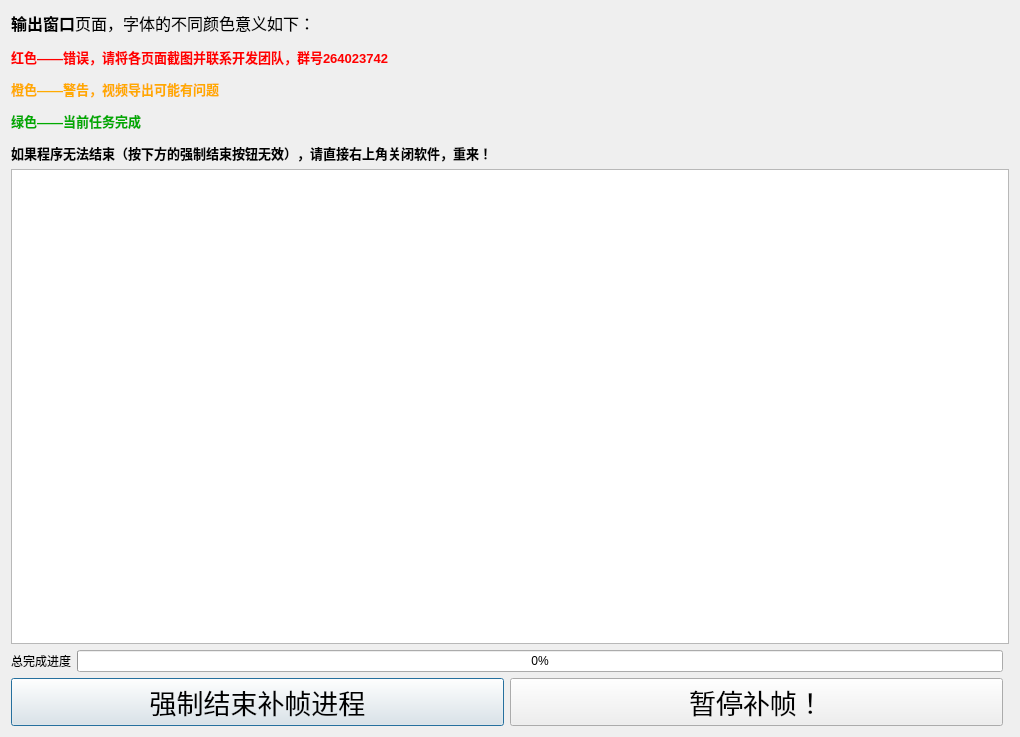
<?xml version="1.0" encoding="UTF-8"?>
<ui version="4.0">
 <class>Dialog</class>
 <widget class="QDialog" name="Dialog">
  <property name="geometry">
   <rect>
    <x>0</x>
    <y>0</y>
    <width>1020</width>
    <height>737</height>
   </rect>
  </property>
  <property name="windowTitle">
   <string>Dialog</string>
  </property>
  <layout class="QGridLayout" name="gridLayout">
   <item row="0" column="0">
    <layout class="QGridLayout" name="gridLayout_8">
     <item row="5" column="0">
      <layout class="QHBoxLayout" name="horizontalLayout_14">
       <item>
        <widget class="QLabel" name="label_17">
         <property name="sizePolicy">
          <sizepolicy hsizetype="Preferred" vsizetype="Fixed">
           <horstretch>0</horstretch>
           <verstretch>0</verstretch>
          </sizepolicy>
         </property>
         <property name="text">
          <string>总完成进度</string>
         </property>
        </widget>
       </item>
       <item>
        <widget class="QProgressBar" name="progressBar">
         <property name="sizePolicy">
          <sizepolicy hsizetype="Expanding" vsizetype="Fixed">
           <horstretch>0</horstretch>
           <verstretch>0</verstretch>
          </sizepolicy>
         </property>
         <property name="maximum">
          <number>100</number>
         </property>
         <property name="value">
          <number>0</number>
         </property>
        </widget>
       </item>
      </layout>
     </item>
     <item row="0" column="0">
      <widget class="QLabel" name="label_15">
       <property name="sizePolicy">
        <sizepolicy hsizetype="Preferred" vsizetype="Fixed">
         <horstretch>0</horstretch>
         <verstretch>0</verstretch>
        </sizepolicy>
       </property>
       <property name="text">
        <string>&lt;html&gt;&lt;head/&gt;&lt;body&gt;&lt;p&gt;&lt;span style=&quot; font-size:12pt; font-weight:600; color:#000000;&quot;&gt;输出窗口&lt;/span&gt;&lt;span style=&quot; font-size:12pt; color:#000000;&quot;&gt;页面，字体的不同颜色意义如下：&lt;/span&gt;&lt;/p&gt;&lt;p&gt;&lt;span style=&quot; font-size:10pt; font-weight:600; color:#ff0000;&quot;&gt;红色——错误，请将各页面截图并联系开发团队，群号264023742&lt;/span&gt;&lt;/p&gt;&lt;p&gt;&lt;span style=&quot; font-size:10pt; font-weight:600; color:#ffaa00;&quot;&gt;橙色——警告，视频导出可能有问题&lt;/span&gt;&lt;/p&gt;&lt;p&gt;&lt;span style=&quot; font-size:10pt; font-weight:600; color:#00aa00;&quot;&gt;绿色——当前任务完成&lt;/span&gt;&lt;/p&gt;&lt;p&gt;&lt;span style=&quot; font-size:10pt; font-weight:600; color:#000000;&quot;&gt;如果程序无法结束（按下方的强制结束按钮无效），请直接右上角关闭软件，重来！&lt;/span&gt;&lt;/p&gt;&lt;/body&gt;&lt;/html&gt;</string>
       </property>
      </widget>
     </item>
     <item row="1" column="0" rowspan="2" colspan="2">
      <widget class="MyTextWidget" name="OptionCheck">
       <property name="sizePolicy">
        <sizepolicy hsizetype="Expanding" vsizetype="Expanding">
         <horstretch>0</horstretch>
         <verstretch>0</verstretch>
        </sizepolicy>
       </property>
       <property name="autoFormatting">
        <set>QTextEdit::AutoAll</set>
       </property>
       <property name="readOnly">
        <bool>true</bool>
       </property>
       <property name="html">
        <string>&lt;!DOCTYPE HTML PUBLIC &quot;-//W3C//DTD HTML 4.0//EN&quot; &quot;http://www.w3.org/TR/REC-html40/strict.dtd&quot;&gt;
&lt;html&gt;&lt;head&gt;&lt;meta name=&quot;qrichtext&quot; content=&quot;1&quot; /&gt;&lt;style type=&quot;text/css&quot;&gt;
p, li { white-space: pre-wrap; }
&lt;/style&gt;&lt;/head&gt;&lt;body style=&quot; font-family:'SimSun'; font-size:9pt; font-weight:400; font-style:normal;&quot;&gt;
&lt;p style=&quot;-qt-paragraph-type:empty; margin-top:12px; margin-bottom:12px; margin-left:0px; margin-right:0px; -qt-block-indent:0; text-indent:0px;&quot;&gt;&lt;br /&gt;&lt;/p&gt;&lt;/body&gt;&lt;/html&gt;</string>
       </property>
      </widget>
     </item>
     <item row="6" column="0">
      <layout class="QHBoxLayout" name="horizontalLayout_3">
       <item>
        <widget class="QPushButton" name="KillProcButton">
         <property name="sizePolicy">
          <sizepolicy hsizetype="Minimum" vsizetype="Fixed">
           <horstretch>0</horstretch>
           <verstretch>0</verstretch>
          </sizepolicy>
         </property>
         <property name="font">
          <font>
           <family>Abril Fatface</family>
           <pointsize>20</pointsize>
          </font>
         </property>
         <property name="text">
          <string>强制结束补帧进程</string>
         </property>
        </widget>
       </item>
       <item>
        <widget class="QPushButton" name="PauseProcess">
         <property name="sizePolicy">
          <sizepolicy hsizetype="Minimum" vsizetype="Fixed">
           <horstretch>0</horstretch>
           <verstretch>0</verstretch>
          </sizepolicy>
         </property>
         <property name="font">
          <font>
           <family>Abril Fatface</family>
           <pointsize>20</pointsize>
          </font>
         </property>
         <property name="text">
          <string>暂停补帧！</string>
         </property>
        </widget>
       </item>
      </layout>
     </item>
    </layout>
   </item>
  </layout>
 </widget>
 <customwidgets>
  <customwidget>
   <class>MyTextWidget</class>
   <extends>QTextEdit</extends>
   <header location="global">Utils.RIFE_GUI_Custom</header>
  </customwidget>
 </customwidgets>
 <resources/>
 <connections/>
</ui>
